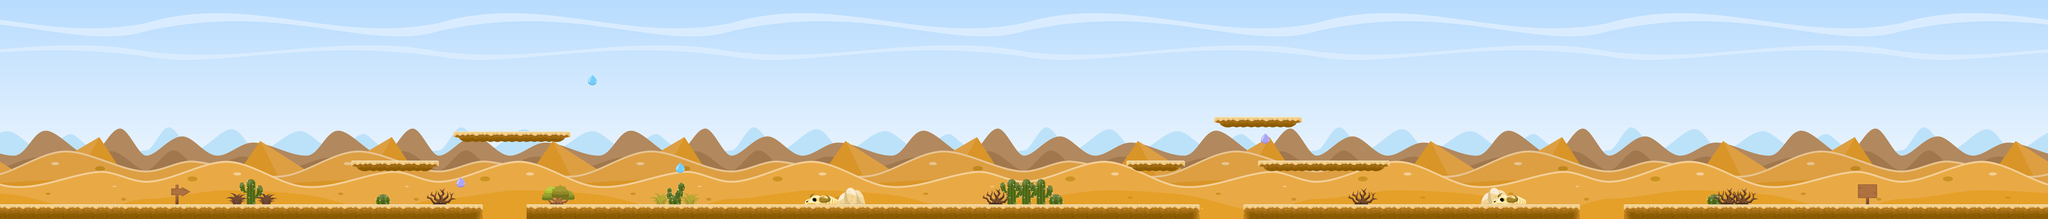

A 2D game scene composited from a Tiled map and its tileset images. What follows is a short description and the map's XML, with each tile layer's data collapsed to a summary:
An orthogonal 140x15 tile map with 64x64 px tiles, 2 tile layers (Background, objects), 6 tilesets and 43 objects.

<map version="1.0" tiledversion="1.0.2" orientation="orthogonal" renderorder="right-down" width="140" height="15" tilewidth="64" tileheight="64" nextobjectid="174">
 <tileset firstgid="1" name="Ground" tilewidth="64" tileheight="64" spacing="1" tilecount="6" columns="6">
  <image source="Ground64.png" width="389" height="64" />
 </tileset>
 <tileset firstgid="7" source="gota64.tsx" />
 <tileset firstgid="8" source="new_bg.tsx" />
 <tileset firstgid="408" source="gotaPulo.tsx" />
 <tileset firstgid="409" name="Sign" tilewidth="85" tileheight="88" tilecount="1" columns="1">
  <image source="decoracao/Sign.png" width="85" height="88" />
 </tileset>
 <tileset firstgid="410" source="untitled.tsx" />
 <layer name="Background" width="140" height="15">
  <data>[2100 cells, 2100 non-empty, 300 distinct tile ids]</data>
 </layer>
 <layer name="objects" width="140" height="15">
  <data>[2100 cells, 192 non-empty, 19 distinct tile ids]</data>
 </layer>
 <objectgroup name="Ground">
  <object id="2" x="20.8788" y="897.333" width="2092.45" height="64" />
  <object id="3" x="1537.33" y="705.333" width="383.333" height="25.3333" />
  <object id="26" x="2304.36" y="896" width="2945.05" height="66" />
  <object id="33" x="1560" y="733" width="333" height="9" />
  <object id="34" x="1575" y="740" width="309" height="10" />
  <object id="40" x="2112.76" y="959.818" width="0.666667" height="3471.7" />
  <object id="41" x="2305.99" y="946.434" height="3470.17" rotation="0.119594" />
  <object id="112" x="5440.73" y="895" width="1471.24" height="66" />
  <object id="116" x="5440.95" y="960.458" width="3.99582" height="3468.16" rotation="0.119594" />
  <object id="117" x="5251.05" y="961.509" width="0.666667" height="3470.7" />
  <object id="118" x="7106.06" y="896.545" width="1214" height="64" />
  <object id="122" x="7105.46" y="962.806" width="3.99582" height="3468.16" rotation="0.119594" />
  <object id="123" x="6911.06" y="959.857" width="0.666667" height="3471.7" />
  <object id="128" x="2025.07" y="613.825" width="429.768" height="12.2902" />
  <object id="129" x="2013.97" y="605.222" width="455.264" height="11.0612" />
  <object id="130" x="1986.1" y="577.218" width="508.458" height="25.1352" />
  <object id="131" x="5505.77" y="704.885" width="572.958" height="25.1352" />
  <object id="132" x="5544.74" y="741.492" width="503.768" height="12.2902" />
  <object id="133" x="5534.14" y="730.389" width="524.764" height="11.0612" />
  <object id="134" x="5336.95" y="544.141" width="337.298" height="11.5623" />
  <object id="135" x="5329.85" y="536.707" width="351.356" height="7.40604" />
  <object id="136" x="5310.85" y="512.297" width="383.625" height="24.1626" />
  <object id="137" x="4928.19" y="704.28" width="254.292" height="22.0165" />
  <object id="138" x="4940.78" y="726.461" width="232.902" height="10.2425" />
  <object id="139" x="4962.15" y="737.722" width="187.583" height="5.33091" />
 </objectgroup>
 <objectgroup name="Paredes">
  <object id="102" x="572.727" y="-3.0303" height="903.03" />
  <object id="109" x="8313.45" y="-4.36348" width="9.09091" height="903.03" />
 </objectgroup>
 <objectgroup name="gotaCarrera">
  <object id="162" x="2573" y="337.667" width="37" height="31.6667" />
  <object id="164" x="2956.5" y="721.167" width="37" height="31.6667" />
 </objectgroup>
 <objectgroup name="Jaguatirica">
  <object id="150" x="2560" y="832" width="64" height="64" />
  <object id="153" x="2176" y="512" width="64" height="64" />
  <object id="165" x="6208" y="832" width="64" height="64" />
 </objectgroup>
 <objectgroup name="Cangaceiro">
  <object id="142" x="5632" y="448" width="64" height="64" />
  <object id="144" x="3904" y="832" width="64" height="64" />
  <object id="169" x="4544" y="832" width="64" height="64" />
 </objectgroup>
 <objectgroup name="Bala" />
 <objectgroup name="gotaPulo">
  <object id="158" x="1998" y="786" width="36.5" height="31.5" />
  <object id="161" x="5517.42" y="595.917" width="36.5" height="31.5" />
 </objectgroup>
 <objectgroup name="Onca">
  <object id="140" x="5952" y="640" width="64" height="64" />
  <object id="147" x="4031" y="833" width="64" height="64" />
  <object id="155" x="1600" y="640" width="64" height="64" />
  <object id="167" x="3328" y="832" width="64" height="64" />
  <object id="172" x="7808" y="832" width="64" height="64" />
 </objectgroup>
 <objectgroup name="FinalLevel">
  <object id="110" x="8062.42" y="0" width="68" height="894.5" />
 </objectgroup>
</map>
